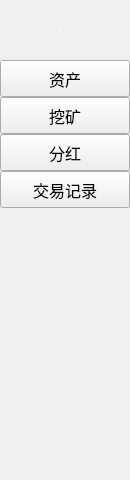
<?xml version="1.0" encoding="UTF-8"?>
<ui version="4.0">
 <class>FunctionAccountWidget</class>
 <widget class="QWidget" name="FunctionAccountWidget">
  <property name="geometry">
   <rect>
    <x>0</x>
    <y>0</y>
    <width>130</width>
    <height>480</height>
   </rect>
  </property>
  <property name="minimumSize">
   <size>
    <width>130</width>
    <height>480</height>
   </size>
  </property>
  <property name="maximumSize">
   <size>
    <width>130</width>
    <height>530</height>
   </size>
  </property>
  <property name="windowTitle">
   <string>Form</string>
  </property>
  <widget class="QLabel" name="label_normal">
   <property name="geometry">
    <rect>
     <x>0</x>
     <y>0</y>
     <width>120</width>
     <height>60</height>
    </rect>
   </property>
   <property name="font">
    <font>
     <family>微软雅黑</family>
     <pointsize>-1</pointsize>
     <weight>75</weight>
     <italic>false</italic>
     <bold>true</bold>
    </font>
   </property>
   <property name="styleSheet">
    <string notr="true">color: white;
font: bold 16px &quot;微软雅黑&quot;;</string>
   </property>
   <property name="text">
    <string>账户</string>
   </property>
   <property name="alignment">
    <set>Qt::AlignCenter</set>
   </property>
  </widget>
  <widget class="QPushButton" name="pushButton_asset">
   <property name="geometry">
    <rect>
     <x>0</x>
     <y>60</y>
     <width>130</width>
     <height>37</height>
    </rect>
   </property>
   <property name="font">
    <font>
     <pointsize>12</pointsize>
    </font>
   </property>
   <property name="text">
    <string>资产</string>
   </property>
  </widget>
  <widget class="QPushButton" name="pushButton_miner">
   <property name="geometry">
    <rect>
     <x>0</x>
     <y>97</y>
     <width>130</width>
     <height>37</height>
    </rect>
   </property>
   <property name="font">
    <font>
     <pointsize>12</pointsize>
    </font>
   </property>
   <property name="text">
    <string>挖矿</string>
   </property>
  </widget>
  <widget class="QPushButton" name="pushButton_bonus">
   <property name="geometry">
    <rect>
     <x>0</x>
     <y>134</y>
     <width>130</width>
     <height>37</height>
    </rect>
   </property>
   <property name="font">
    <font>
     <pointsize>12</pointsize>
    </font>
   </property>
   <property name="text">
    <string>分红</string>
   </property>
  </widget>
  <widget class="QPushButton" name="pushButton_record">
   <property name="geometry">
    <rect>
     <x>0</x>
     <y>171</y>
     <width>130</width>
     <height>37</height>
    </rect>
   </property>
   <property name="font">
    <font>
     <pointsize>12</pointsize>
    </font>
   </property>
   <property name="text">
    <string>交易记录</string>
   </property>
  </widget>
 </widget>
 <resources/>
 <connections/>
</ui>
